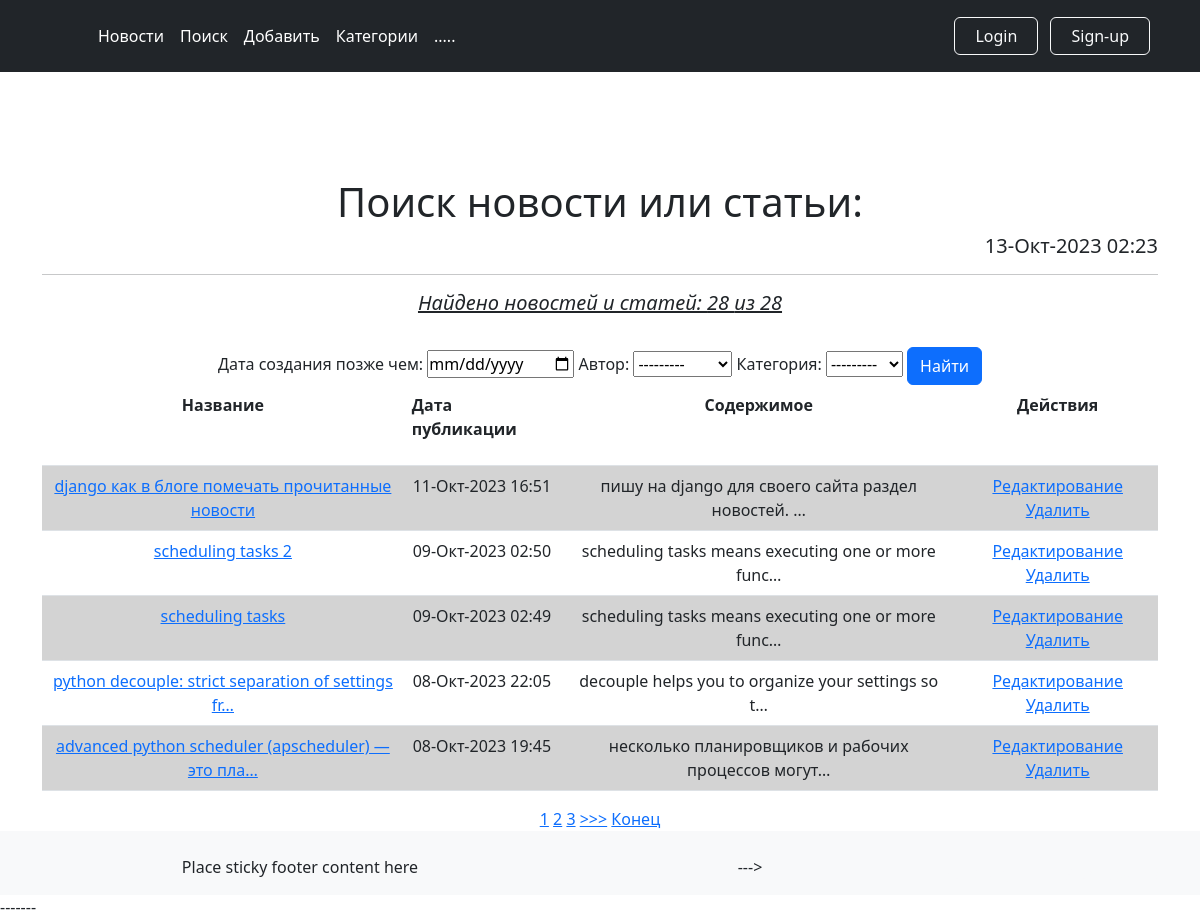
/search/, run on an earlier commit of the app's database.
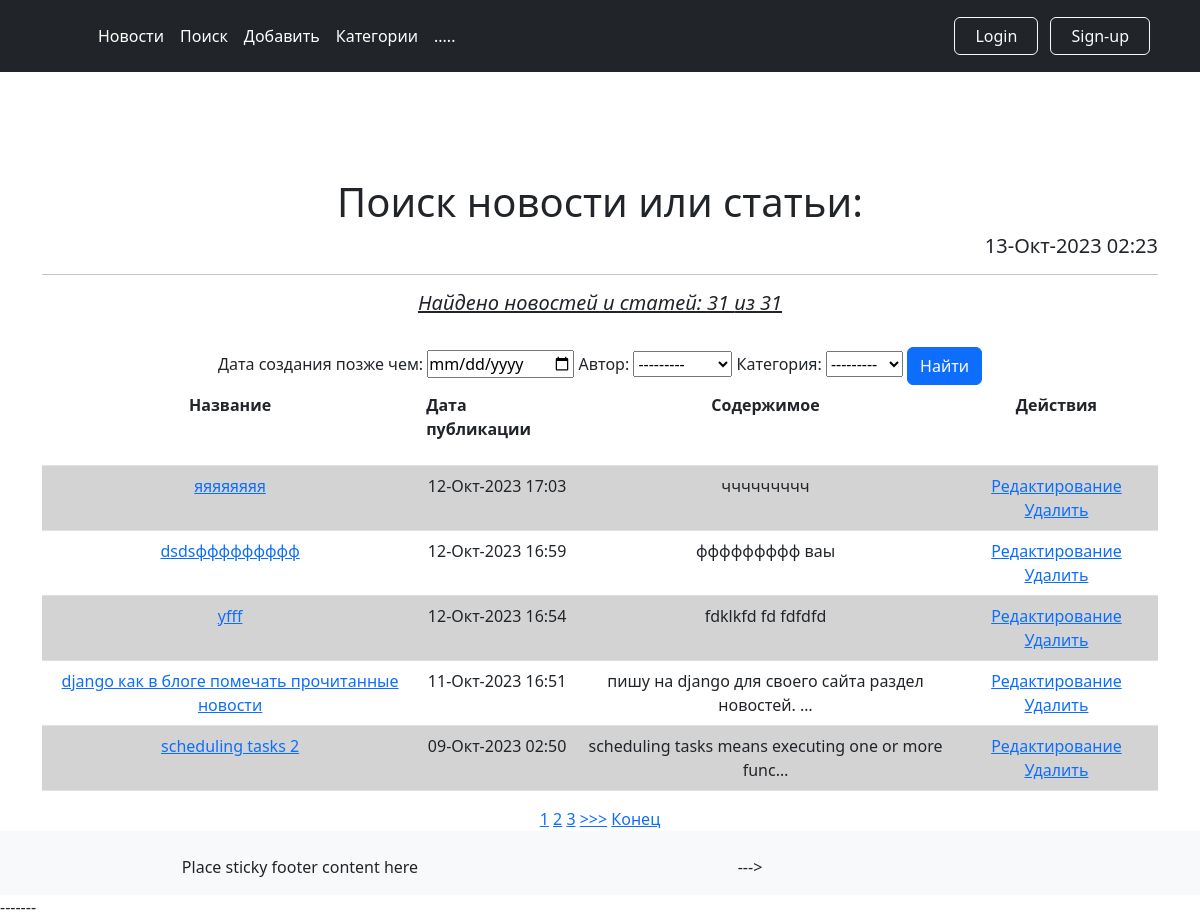
And on a later commit of the database.
### news/models.py (models this page shows, shortened)
class Post(models.Model):
    author = models.ForeignKey(Author, on_delete=models.CASCADE, verbose_name='Автор')
    NEWS = 'NW'
    ARTICLE = 'AR'
    TYPES = [
        (NEWS, 'Новость'),
        (ARTICLE, 'Статья'),
    ]
    categoryType = models.CharField(max_length=2, choices=TYPES, default=ARTICLE, verbose_name='Тип статьи')
    dateCreation = models.DateTimeField(auto_now_add=True, verbose_name='Дата публикации')
    postCategory = models.ManyToManyField(Category, through='PostCategory', verbose_name='Категории статьи')
    title = models.CharField(max_length=128, verbose_name='Заголовок')
    text = models.TextField(verbose_name='Текст статьи')
    rating = models.SmallIntegerField(default=0, verbose_name='Рейтинг')

### news/views.py (the view)
# urls.py: path('search/', PostSearch.as_view()),
class PostSearch(ListView):
    model = Post
    template_name = 'news/postSearch.html'
    context_object_name = 'posts'
    ordering = ['-id']
    form_class = PostForm
    paginate_by = 5
    def get_queryset(self):
        queryset = PostFilter(self.request.GET, super().get_queryset()).qs
        return queryset
    def get_context_data(self, **kwargs):
        context = super().get_context_data(**kwargs)
        context['time_now'] = timezone.localtime(timezone.now())  # добавим переменную текущей даты time_now
        context['posts_count'] = Post.objects.all().count()  # добавим переменную кол-во постов всего
        context['filter'] = PostFilter(self.request.GET, queryset=self.get_queryset())
        context['is_not_authors'] = not self.request.user.groups.filter(name='authors').exists()
        return context

### news/models.py (called while the page is built)
    def __str__(self):
        return self.authorUser.username

    def __str__(self):
        return self.name

### news/templatetags/custom_filters.py (called while the page is built)
@register.filter(name='Censor')
def censor(text):
    for bw in banned_word_list:
        text = text.lower().replace(bw.lower(), f'{bw[0:2]}...')
    return text

### news/templates/news/postSearch.html (shortened to what this page needs)
{% extends 'layout/default.html' %}
{% load custom_filters %}
{% block content %}
    <h1 align="center" >Поиск новости или статьи:</h1>
    <h5 align="right">{{ time_now| date:'d-M-Y H:i' }}</h5>
    <hr>
    <h5 align="center"><i><u> Найдено новостей и статей: {{ filter.qs|length }} из {{ posts_count }}</u></i></h5>
    <br>
    {% if posts %}
        <form method="GET">
            {{ filter.form }}
            <input class="btn btn-primary" type="submit" value="Найти">
        </form>
        <table class="table">
            <tr>
                <th scope="col"> Название</th>
                <th scope="col"><p align="justify"> Дата публикации</p></th>
                <th scope="col">Содержимое</th>
                <th scope="col">Действия</th>
            </tr>
            {% for post in posts %}
                <tr class="{% cycle 'blue_tr' 'white_tr' %}">
                    <td>
                        <a href="{% url 'news:post_detail' post.pk %}">
                            {{ post.title|truncatewords:8|truncatechars:50|Censor }}
                        </a>
                    </td>
                    <td>{{ post.dateCreation| date:'d-M-Y H:i' }}</td>
                    <td>{{ post.text|truncatechars:50|Censor }}</td>
                    <td>
                        <a href="{% url 'news:post_update' post.pk %}">Редактирование</a>
                        <a href="{% url 'news:post_delete' post.pk %}">Удалить</a>
                    </td>
                </tr>
            {% endfor %}
        </table>
        {% include 'news/parts/paginator.html' %}
    {% else %}
        <h2 align="center">Новостей и статей нет!</h2>
    {% endif %}
{% endblock content %}

What changed in the data, as far as the page shows it:
no longer on this page (row unchanged): Post: title|Censor "scheduling tasks", dateCreation "09-Окт-2023 02:49", text|Censor "scheduling tasks means executing one or more func…"
no longer on this page (row unchanged): Post: title|Censor "python decouple: strict separation of settings fr…", dateCreation "08-Окт-2023 22:05", text|Censor "decouple helps you to organize your settings so t…"
no longer on this page (row unchanged): Post: title|Censor "advanced python scheduler (apscheduler) — это пла…", dateCreation "08-Окт-2023 19:45", text|Censor "несколько планировщиков и рабочих процессов могут…"
added Post: title|Censor "яяяяяяяя", dateCreation "12-Окт-2023 17:03", text|Censor "ччччччччч"
added Post: title|Censor "dsdsффффффффф", dateCreation "12-Окт-2023 16:59", text|Censor "ффффффффф ваы"
added Post: title|Censor "yfff", dateCreation "12-Окт-2023 16:54", text|Censor "fdklkfd fd fdfdfd"
Also different on the page:
{{ filter.qs|length }}: "28" → "31"
{{ posts_count }}: "28" → "31"
